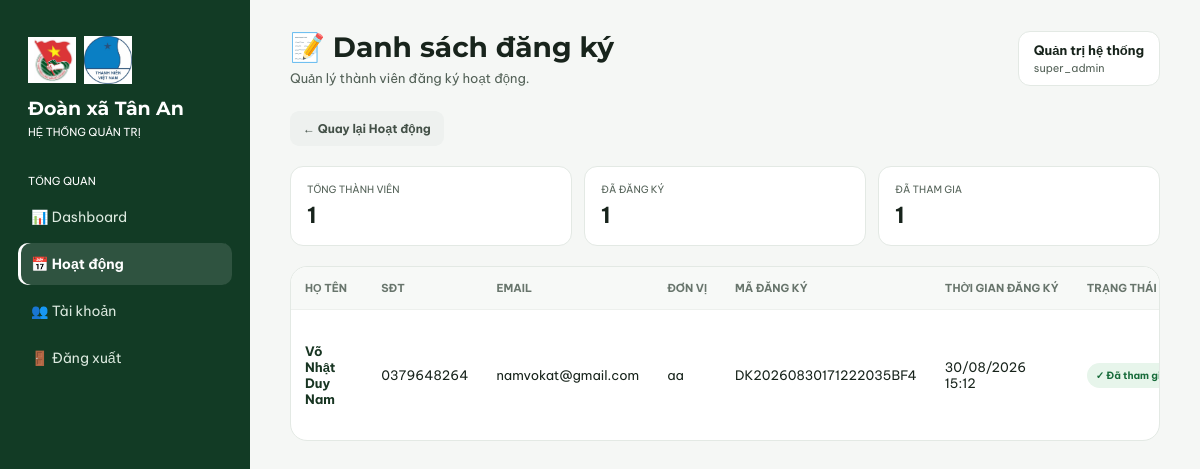
/admin/registrations.php (signed in), run on the app's committed database.
### tables this page shows
CREATE TABLE `registrations` (
  `id` int(11) NOT NULL,
  `user_id` int(11) NOT NULL,
  `activity_id` int(11) NOT NULL,
  `confirmation_code` varchar(50) NOT NULL,
  `status` enum('registered','cancelled','attended') DEFAULT 'registered',
  `registered_at` timestamp NOT NULL DEFAULT current_timestamp()
);

CREATE TABLE `users` (
  `id` int(11) NOT NULL,
  `full_name` varchar(100) NOT NULL,
  `phone` varchar(20) NOT NULL,
  `email` varchar(150) DEFAULT NULL,
  `birthday` date DEFAULT NULL,
  `gender` varchar(20) DEFAULT NULL,
  `unit` varchar(150) DEFAULT NULL,
  `password_hash` varchar(255) NOT NULL,
  `role_id` int(11) NOT NULL DEFAULT 1,
  `status` enum('active','locked') DEFAULT 'active',
  `created_at` timestamp NOT NULL DEFAULT current_timestamp(),
  `updated_at` timestamp NOT NULL DEFAULT current_timestamp() ON UPDATE current_timestamp()
);

### admin/registrations.php (the view, shortened to what this page needs)
<?php
require_once "../includes/auth.php";
$activity_id =
    isset($_GET["activity_id"])
    ? (int) $_GET["activity_id"]
    : 0;
if ($activity_id > 0) {
    $stmt = $pdo->prepare("
        SELECT
            r.id AS registration_id,
            r.confirmation_code,
            r.status,
            r.registered_at,
            u.id AS user_id,
            u.full_name,
            u.phone,
            u.email,
            u.unit,
            a.id AS activity_id,
            a.name AS activity_name
        FROM registrations r
        INNER JOIN users u
            ON r.user_id = u.id
        INNER JOIN activities a
            ON r.activity_id = a.id
        WHERE r.activity_id = ?
        ORDER BY r.registered_at DESC
    ");
    $stmt->execute([
        $activity_id
    ]);
} else {
    $stmt = $pdo->query("
        SELECT
            r.id AS registration_id,
            r.confirmation_code,
            r.status,
            r.registered_at,
            u.id AS user_id,
            u.full_name,
            u.phone,
            u.email,
            u.unit,
            a.id AS activity_id,
            a.name AS activity_name
        FROM registrations r
        INNER JOIN users u
            ON r.user_id = u.id
        INNER JOIN activities a
            ON r.activity_id = a.id
        ORDER BY r.registered_at DESC
    ");
}
$registrations =
    $stmt->fetchAll(
        PDO::FETCH_ASSOC
    );
$total =
    count($registrations);
$registered_count = 0;
$attended_count = 0;
foreach (
    $registrations
    as $registration
) {
    if (
        in_array(
            $registration["status"],
            ["registered", "attended"],
            true
        )
    ) {
        $registered_count++;
    }
    if (
        $registration["status"]
        === "attended"
    ) {
        $attended_count++;
    }
}
?>
<!DOCTYPE html>
<html lang="vi">
<head>
    <link
        rel="stylesheet"
        href="../assets/css/style.css"
    >
</head>
<body>
<div class="admin-layout">
    <?php require_once "includes/admin-sidebar.php"; ?>
    <main class="admin-main">
        <div class="admin-topbar">
            <div>
                <h1>
                    📝 Danh sách đăng ký
                </h1>
                <p>
                    Quản lý thành viên đăng ký hoạt động.
                </p>
            </div>
            <div class="admin-user">
                <strong>
                    <?= htmlspecialchars(
                        $_SESSION["full_name"]
                        ?? "Quản trị viên"
                    ) ?>
                </strong>
                <span>
                    <?= htmlspecialchars(
                        $_SESSION["role"]
                        ?? ""
                    ) ?>
                </span>
            </div>
        </div>
        <div class="back-row">
            <a
                href="activities.php"
                class="back-btn"
            >
                ← Quay lại Hoạt động
            </a>
        </div>
        <div class="stats">
            <div class="stat">
                <span>
                    Tổng thành viên
                </span>
                <strong>
                    <?= $total ?>
                </strong>
            </div>
            <div class="stat">
                <span>
                    Đã đăng ký
                </span>
                <strong>
                    <?= $registered_count ?>
                </strong>
            </div>
            <div class="stat">
                <span>
                    Đã tham gia
                </span>
                <strong>
                    <?= $attended_count ?>
                </strong>
            </div>
        </div>
        <div class="card">
            <div class="table-wrapper">
                <table>
                    <thead>
                        <tr>
                            <th>
                                Họ tên
                            </th>
                            <th>
                                SĐT
                            </th>
                            <th>
                                Email
                            </th>
                            <th>
                                Đơn vị
                            </th>
                            <th>
                                Mã đăng ký
                            </th>
                            <th>
                                Thời gian đăng ký
                            </th>
                            <th>
                                Trạng thái
                            </th>
                        </tr>
                    </thead>
                    <tbody>
                    <?php if (
                        count($registrations)
                        === 0
                    ): ?>
                        <tr>
                            <td
                                colspan="8"
                                style="
                                    text-align:center;
                                    padding:50px;
                                "
                            >
                                Chưa có thành viên đăng ký.
                            </td>
                        </tr>
                    <?php else: ?>
                        <?php foreach (
                            $registrations
                            as $registration
                        ): ?>
                            <tr>
                                <td>
                                    <span class="member-name">
                                        <?= htmlspecialchars(
                                            $registration[
                                                "full_name"
                                            ]
                                        ) ?>
                                    </span>
                                </td>
                                <td>
                                    <?= htmlspecialchars(
                                        $registration[
                                            "phone"
                                        ]
                                        ?? "-"
                                    ) ?>
                                </td>
                                <td>
                                    <?= htmlspecialchars(
                                        !empty(
                                            $registration[
                                                "email"
                                            ]
                                        )
                                        ? $registration[
                                            "email"
                                        ]
                                        : "-"
                                    ) ?>
                                </td>
                                <td>
                                    <?= htmlspecialchars(
                                        !empty(
                                            $registration[
                                                "unit"
                                            ]
                                        )
                                        ? $registration[
                                            "unit"
                                        ]
                                        : "-"
                                    ) ?>
                                </td>
                                <td>
                                    <?= htmlspecialchars(
                                        !empty(
                                            $registration[
                                                "confirmation_code"
                                            ]
                                        )
                                        ? $registration[
                                            "confirmation_code"
                                        ]
                                        : "-"
                                    ) ?>
                                </td>
                                <td>
                                    <?= !empty(
                                        $registration[
                                            "registered_at"
                                        ]
                                    )
                                        ? date(
                                            "d/m/Y H:i",
                                            strtotime(
                                                $registration[
                                                    "registered_at"
                                                ]
                                            )
                                        )
                                        : "-"
                                    ?>
                                </td>
                                <td>
                                    <?php if (
                                        $registration[
                                            "status"
                                        ]
                                        === "attended"
                                    ): ?>
                                        <span
                                            class="
                                                status-badge
                                                status-attended
                                            "
                                        >
                                            ✓ Đã tham gia
                                        </span>
                                    <?php endif; ?>
                                </td>
                            </tr>
                        <?php endforeach; ?>
                    <?php endif; ?>
                    </tbody>
                </table>
            </div>
        </div>
    </main>
</div>
</body>
</html>

### assets/css/style.css (style rules this page uses)
* { box-sizing: border-box; margin: 0; padding: 0; }
:root { --blue: #003DA5; --blue-dark: #002F80; --blue-mid: #1456C0; --blue-light: #EAF1FF; --blue-soft: #F4F7FC; --text: #17233D; --muted: #536174; --border: #D8E2F2; --white: #FFFFFF; --shadow: 0 14px 32px rgba(0, 61, 165, 0.09); }
html { scroll-behavior: smooth; }
body { font-family: Arial, Helvetica, sans-serif; background: var(--blue-soft); color: var(--text); min-height: 100vh; }
.admin-layout { min-height: 100vh; display: flex; }
.admin-main { margin-left: 250px; width: calc(100% - 250px); min-height: 100vh; padding: 30px 40px; background: #F5F7F5; }
.admin-topbar { display: flex; justify-content: space-between; align-items: center; margin-bottom: 30px; }
.admin-topbar h1 { font-size: 28px; color: #18241C; }
.admin-topbar p { margin-top: 5px; color: #536157; font-size: 14px; }
.admin-user { background: white; padding: 10px 15px; border-radius: 12px; border: 1px solid #E3E9E4; }
.admin-user strong { display: block; font-size: 14px; }
.admin-user span { display: block; margin-top: 3px; color: #536157; font-size: 12px; }
body { font-family: "Be Vietnam Pro", Arial, sans-serif !important; }
h1, h2, h3 { font-family: Montserrat, "Be Vietnam Pro", Arial, sans-serif !important; }
:root { color-scheme: light; }

### admin/registrations.php (style rules this page uses)
body { margin: 0; font-family: Arial, Helvetica, sans-serif; background: #f5f7f5; color: #17231b; }
.admin-layout { min-height: 100vh; display: flex; }
.admin-main { margin-left: 250px; width: calc(100% - 250px); padding: 30px 40px; }
.admin-topbar { display: flex; justify-content: space-between; align-items: center; gap: 20px; margin-bottom: 25px; }
.admin-topbar h1 { margin: 0; font-size: 28px; }
.admin-topbar p { margin: 6px 0 0; color: #536157; font-size: 13px; }
.admin-user { padding: 10px 15px; background: white; border: 1px solid #e3e9e4; border-radius: 12px; }
.admin-user strong { display: block; font-size: 13px; }
.admin-user span { display: block; margin-top: 3px; color: #536157; font-size: 11px; }
.back-row { margin-bottom: 20px; }
.back-btn { display: inline-block; padding: 10px 13px; border-radius: 9px; background: #eef1ef; color: #435047; text-decoration: none; font-size: 12px; font-weight: 700; }
.stats { display: grid; grid-template-columns: repeat(3, 1fr); gap: 12px; margin-bottom: 20px; }
.stat { padding: 16px; background: white; border: 1px solid #e3e9e4; border-radius: 13px; }
.stat span { display: block; color: #536157; font-size: 10px; text-transform: uppercase; }
.stat strong { display: block; margin-top: 5px; font-size: 22px; }
.card { background: white; border: 1px solid #e3e9e4; border-radius: 17px; overflow: hidden; }
.table-wrapper { overflow-x: auto; }
table { width: 100%; min-width: 1000px; border-collapse: collapse; }
th { padding: 14px; background: #f7f9f7; color: #68756c; text-align: left; font-size: 11px; text-transform: uppercase; white-space: nowrap; }
td { padding: 14px; border-top: 1px solid #edf0ed; font-size: 13px; vertical-align: middle; }
.member-name { font-weight: 700; color: #183522; }
.status-badge { display: inline-block; padding: 6px 9px; border-radius: 999px; font-size: 10px; font-weight: 700; white-space: nowrap; }
.status-attended { background: #e7f5eb; color: #176b3a; }

### data on the page
registrations: user.full_name "Võ Nhật Duy Nam", user.phone "0379648264", user.email "namvokat@gmail.com", user.unit "aa", confirmation_code "DK20260830171222035BF4", registered_at "30/08/2026 15:12", status "✓ Đã tham…"

### other printed values
$_SESSION["full_name"] "Quản trị hệ thống"
$_SESSION["role"] "super_admin"
$total "1"
$registered_count "1"
$attended_count "1"
